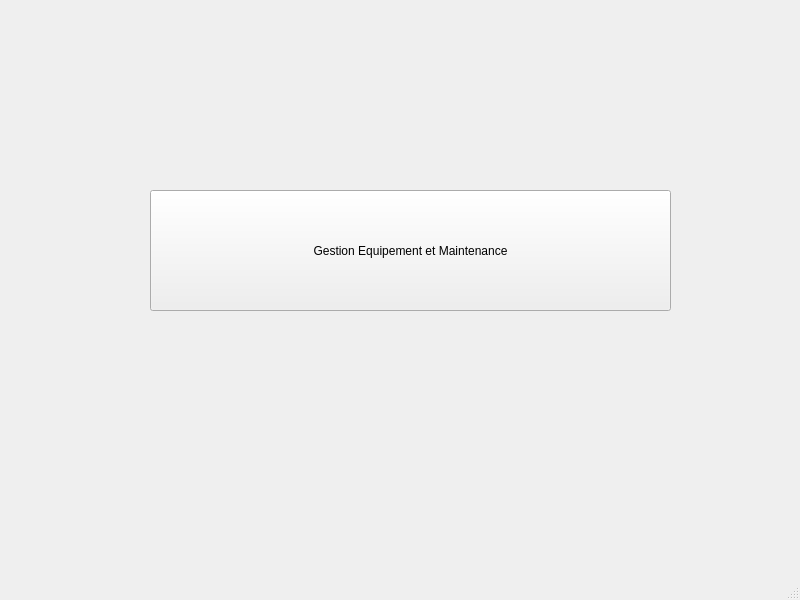
<?xml version="1.0" encoding="UTF-8"?>
<ui version="4.0">
 <class>MainWindow</class>
 <widget class="QMainWindow" name="MainWindow">
  <property name="geometry">
   <rect>
    <x>0</x>
    <y>0</y>
    <width>800</width>
    <height>600</height>
   </rect>
  </property>
  <property name="windowTitle">
   <string>MainWindow</string>
  </property>
  <widget class="QWidget" name="centralwidget">
   <widget class="QPushButton" name="pushButton">
    <property name="geometry">
     <rect>
      <x>150</x>
      <y>190</y>
      <width>521</width>
      <height>121</height>
     </rect>
    </property>
    <property name="text">
     <string>Gestion Equipement et Maintenance</string>
    </property>
   </widget>
  </widget>
  <widget class="QMenuBar" name="menubar">
   <property name="geometry">
    <rect>
     <x>0</x>
     <y>0</y>
     <width>800</width>
     <height>22</height>
    </rect>
   </property>
  </widget>
  <widget class="QStatusBar" name="statusbar"/>
 </widget>
 <resources/>
 <connections/>
</ui>
